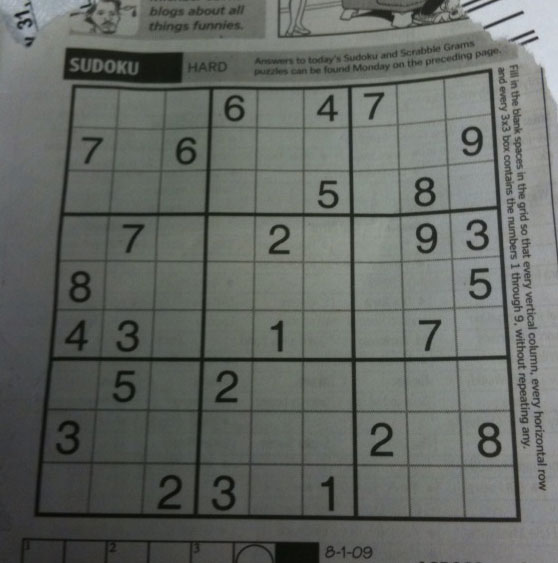
#> input picture day02_openv_color/sudoku.png, 558 x 563 px
$ python adaptive_threshold.py
#> lines starting #> are read from the running program, lines starting #| are printed output that depends on the picture; after the words box and inside, x2 and y2 are one past the last pixel; in counts of white or black regions, pixels touching at a corner belong together
import cv2 as cv
import numpy as np
from matplotlib import pyplot as plt
import urllib.request
import os

# github sample 주소 : https://github.com/opencv/opencv/tree/master/samples/data
def get_sample(filename):
#> called with filename = 'sudoku.png'
    if not os.path.exists(filename):
        url = f"https://raw.githubusercontent.com/opencv/opencv/master/samples/data/{filename}"
        urllib.request.urlretrieve(url, filename)
    return cv.imread(filename)
#> returned value is the input picture: shape (563, 558, 3); mean B, G, R 99.5, 104.1, 100

# 파일 읽기
img = get_sample("sudoku.png")
img = cv.imread('sudoku.png', cv.IMREAD_GRAYSCALE)
#> img: shape (563, 558); min 7, max 218, mean 101.8
assert img is not None, "file could not be read, check with os.path.exists()"

img = cv.medianBlur(img,5)

ret, th1 = cv.threshold(img, 127, 255, cv.THRESH_BINARY)
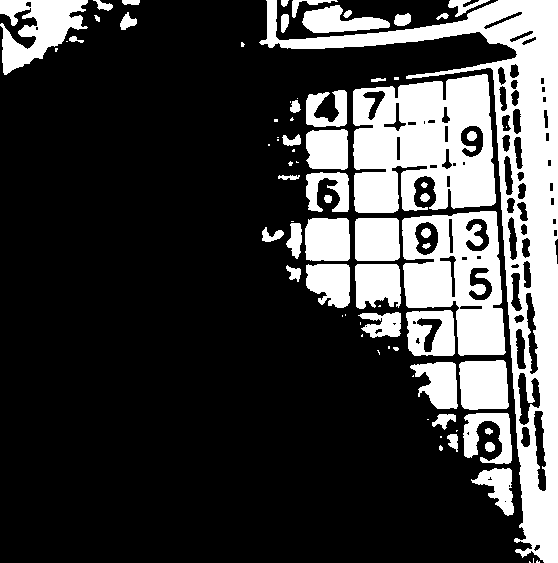
#> th1: shape (563, 558); 25.2% white; 79 white regions (32 under 20 px), largest, box (x1, y1, x2, y2) and area: (259, 0, 558, 563) 27086, (353, 74, 496, 213) 15195, (402, 211, 506, 356) 9242
th2 = cv.adaptiveThreshold(img, 255, cv.ADAPTIVE_THRESH_MEAN_C, cv.THRESH_BINARY, 11, 2)
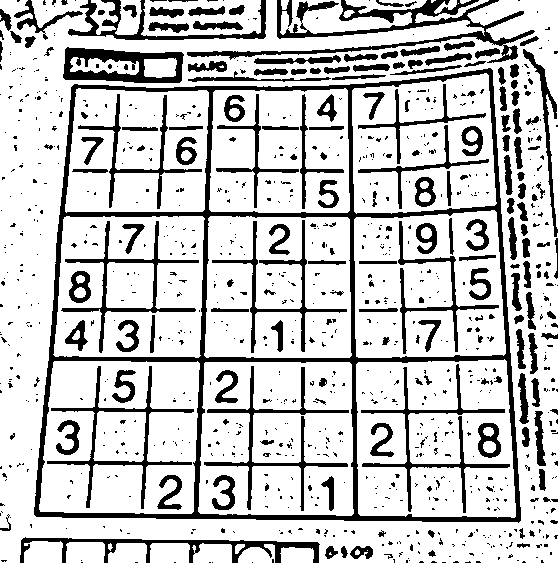
#> th2: shape (563, 558); 78.4% white; 944 black regions (749 under 20 px), largest, box (x1, y1, x2, y2) and area: (34, 68, 521, 523) 15998, (187, 0, 535, 63) 4506, (63, 47, 184, 83) 2270
th3 = cv.adaptiveThreshold(img, 255, cv.ADAPTIVE_THRESH_GAUSSIAN_C, cv.THRESH_BINARY, 11, 2)
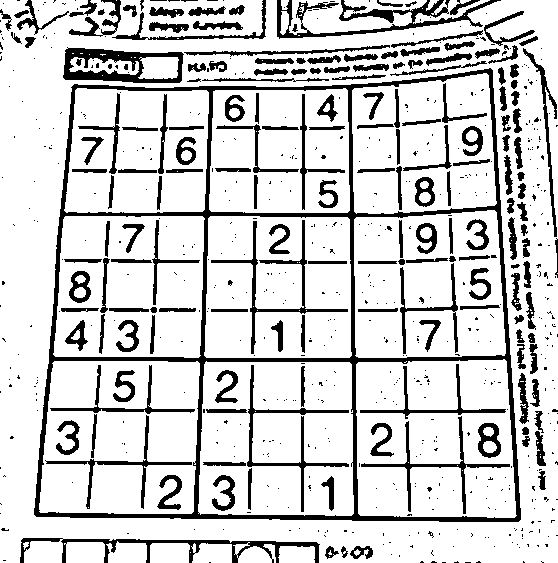
#> th3: shape (563, 558); 81.8% white; 715 black regions (537 under 20 px), largest, box (x1, y1, x2, y2) and area: (34, 68, 521, 522) 14482, (277, 0, 501, 39) 2269, (63, 47, 184, 83) 2024

# [5 lines of commented-out code are left out]

titles = ['Original Image', 'Global Thresholding (v = 127)', 'Adaptive Mean Thresholding', 'Adaptive Gaussian Thresholding']
images = [img, th1, th2, th3]

for i in range(4):
    plt.subplot(2,3,i+1),plt.imshow(images[i], 'gray')
    plt.title(titles[i])
    plt.xticks([]),plt.yticks([])

plt.show()
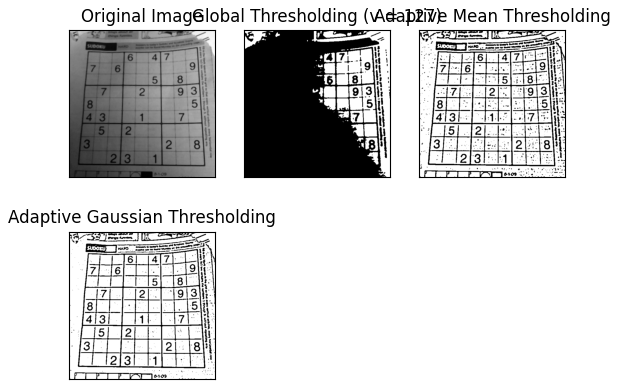
#> figure drawn by matplotlib, 4 panels

$ run again, with day02_openv_color/gradient.png copied over day02_openv_color/sudoku.png
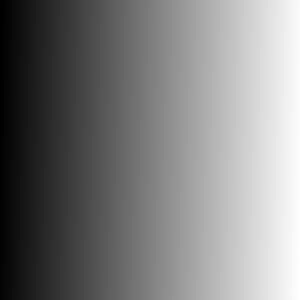
#> input picture day02_openv_color/gradient.png, 300 x 300 px
#> in get_sample, returned value is the input picture: shape (300, 300, 3); mean B, G, R 126.5, 126.5, 126.5
#> `ret, th1 = cv.threshold(img, 127, 255, cv.THRESH_BINARY)`:
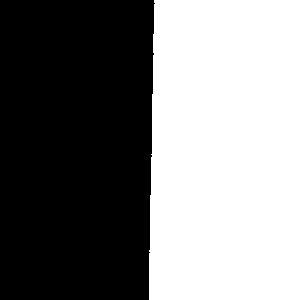
#> th1: shape (300, 300); 49.5% white; 1 white region, box (x1, y1, x2, y2) and area: (149, 0, 300, 300) 44567
#> th2: shape (300, 300); 100% white; black in thin lines or dots, all inside (x1, y1, x2, y2) = (0, 116, 2, 265)
#> th3: shape (300, 300); every value is 255
#> `plt.show()`:
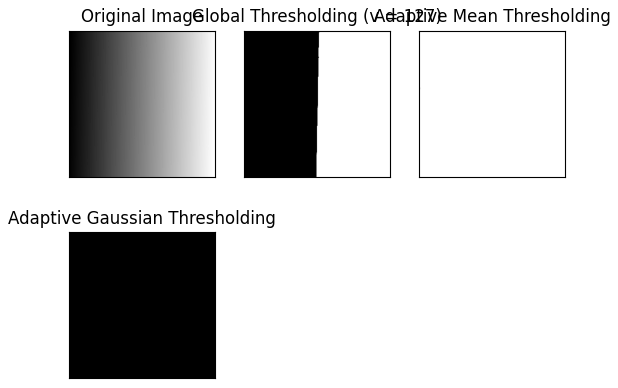
#> figure drawn by matplotlib, 4 panels
